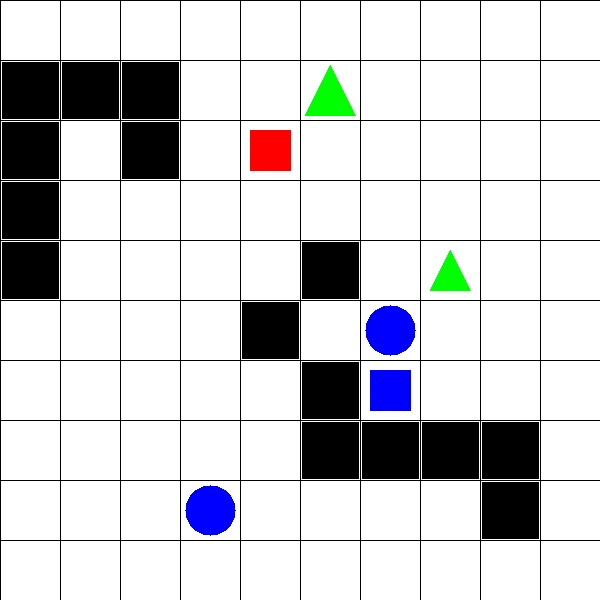
#> input picture Obstacles detection & Path planning/img_1.png, 600 x 600 px
$ python test.py
#> lines starting #> are read from the running program, lines starting #| are printed output that depends on the picture
### Obstacles detection & Path planning/obstacles_detection.py
import cv2
import numpy as np
import time
from joblib.numpy_pickle_utils import xrange
from skimage.metrics import structural_similarity as ssim
import astarsearch
import traversal


def main(image_filename):
#> called with image_filename = 'img_1.png'
    occupied_grids = []  # List to store coordinates of occupied grid
    planned_path = {}  # Dictionary to store information regarding path planning

    # load the image and define the window width and height
    image = cv2.imread(image_filename)
#> image is the input picture: shape (600, 600, 3); mean B, G, R 209.1, 206.8, 206.5
    (winW, winH) = (60, 60)  # Size of individual cropped images

    obstacles = []  # List to store obstacles (black tiles)
    index = [1, 1]
    blank_image = np.zeros((60, 60, 3), np.uint8)
    list_images = [[blank_image for i in xrange(10)] for i in xrange(10)]  # array of list of images
    maze = [[0 for i in xrange(10)] for i in xrange(10)]  # matrix to represent the grids of individual cropped images

    for (x, y, window) in traversal.sliding_window(image, stepSize=60, windowSize=(winW, winH)):
        # if the window does not meet our desired window size, ignore it
        if window.shape[0] != winH or window.shape[1] != winW:
            continue

        # print index
        clone = image.copy()
        cv2.rectangle(clone, (x, y), (x + winW, y + winH), (0, 255, 0), 2)
        crop_img = image[x:x + winW, y:y + winH]  # crop the image
        list_images[index[0] - 1][index[1] - 1] = crop_img.copy()  # Add it to the array of images

        average_color_per_row = np.average(crop_img, axis=0)
        average_color = np.average(average_color_per_row, axis=0)
        average_color = np.uint8(average_color)  # Average color of the grids
        # print (average_color)

        if any(i <= 240 for i in average_color):  # Check if grids are colored
            maze[index[1] - 1][index[0] - 1] = 1  # ie not majorly white
            occupied_grids.append(tuple(index))  # These grids are termed as occupied_grids
        # print ("occupied")
        # and set the corresponding integer in the maze as 1

        if any(i <= 20 for i in average_color):  # Check if grids are black in color
            # print ("black obstacles")
            obstacles.append(tuple(index))  # add to obstacles list

        cv2.imshow("Window", clone)
        cv2.waitKey(1)
        time.sleep(0.025)

        # Iterate
        index[1] = index[1] + 1
        if index[1] > 10:
            index[0] = index[0] + 1
            index[1] = 1
#> this loop made 100 passes
#> (x, y, average_color) on passes 1 to 12: (0, 0, [246, 246, 246]), (60, 0, [16, 16, 16]), (120, 0, [16, 16, 16]), (180, 0, [16, 16, 16]), (240, 0, [16, 16, 16]), (300, 0, [246, 246, 246]), (360, 0, [246, 246, 246]), (420, 0, [246, 246, 246]), (480, 0, [246, 246, 246]), (540, 0, [246, 246, 246]), (0, 60, [246, 246, 246]), (60, 60, [16, 16, 16])
#> pass 1, in main, `crop_img = image[x:x + winW, y:y + winH]`:
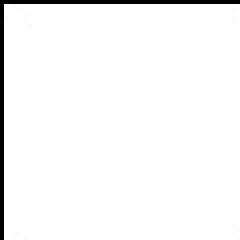
#> crop_img: shape (60, 60, 3) (shown 4 times larger); min 0, max 255, mean 246.5
#> pass 1, in main, `cv2.imshow("Window", clone)`:
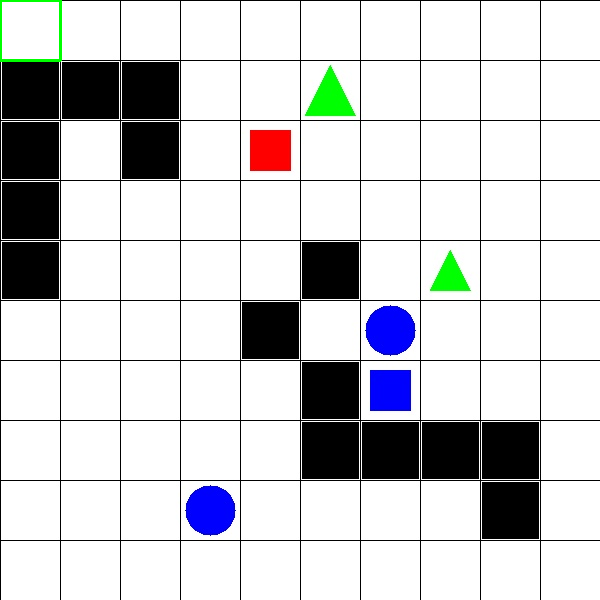
#> window 'Window': shape (600, 600, 3); mean B, G, R 208.9, 207, 206.2
#> pass 2, in main, `cv2.imshow("Window", clone)`:
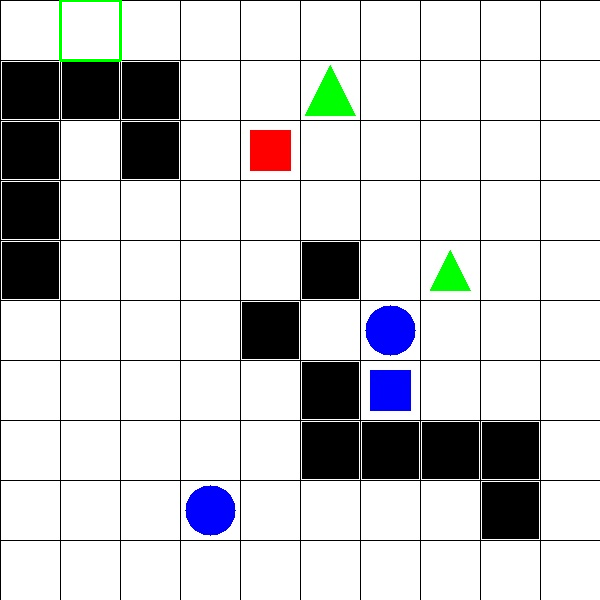
#> window 'Window': shape (600, 600, 3); mean B, G, R 208.9, 207, 206.2
#> after the loop, index = [11, 1]; list_images = 10 items; maze = 10 items, first 6: [0, 0, 0, 0, 0, 0, 0, 0, 0, 0], [1, 1, 1, 0, 0, 1, 0, 0, 0, 0], [1, 0, 1, 0, 1, 0, 0, 0, 0, 0], [1, 0, 0, 0, 0, 0, 0, 0, 0, 0], [1, 0, 0, 0, 0, 1, 0, 1, 0, 0], [0, 0, 0, 0, 1, 0, 1, 0, 0, 0]; obstacles = [(1, 2), (1, 3), (1, 4), (1, 5), (2, 2), (3, 2), (3, 3), (5, 6), (6, 5), (6, 7), (6, 8), (7, 8), (8, 8), (9, 8), (9, 9)]; occupied_grids = [(1, 2), (1, 3), (1, 4), (1, 5), (2, 2), (3, 2), (3, 3), (4, 9), (5, 3), (5, 6), (6, 2), (6, 5), (6, 7), (6, 8), (7, 6), (7, 7), (7, 8), (8, 5), (8, 8), (9, 8), (9, 9)]

    """
    print "Occupied Grids : "
    print occupied_grids
    """

    """
    #Printing other info
    print "Total no of Occupied Grids : "
    print len(occupied_grids)
    print "Obstacles : "
    print obstacles

    print "Map list: "
    print maze

    print "Map : "
    for x in xrange(10):
        for y in xrange(10):
            if(maze[x][y] == -1):
                print str(maze[x][y]),
            else:
                print " " + str(maze[x][y]),
        print ""
    """

    # First part done

    list_colored_grids = [n for n in occupied_grids if n not in obstacles]  # Grids with objects (not black obstacles)
#> list_colored_grids = [(4, 9), (5, 3), (6, 2), (7, 6), (7, 7), (8, 5)]
    """
    print "Colored Occupied Grids : "
    print list_colored_grids
    print "Total no of Colored Occupied Grids : " + str(len(list_colored_grids))
    """

    # Compare each image in the list of objects with every other image in the same list
    # Most similar images return a ssim score of > 0.9
    # Find the min path from the start image to this similar image u=by calling astar function

    for startimage in list_colored_grids:
        key_startimage = startimage
        img1 = list_images[startimage[0] - 1][startimage[1] - 1]
        for grid in [n for n in list_colored_grids if n != startimage]:
            img = list_images[grid[0] - 1][grid[1] - 1]
            image = cv2.cvtColor(img1, cv2.COLOR_BGR2GRAY)
            image2 = cv2.cvtColor(img, cv2.COLOR_BGR2GRAY)
            s = ssim(image, image2)
            if s > 0.9:
                result = astarsearch.astar(maze, (startimage[0] - 1, startimage[1] - 1), (grid[0] - 1, grid[1] - 1))

                list2 = []
                for t in result:
                    x, y = t[0], t[1]
                    list2.append(tuple((x + 1, y + 1)))  # Contains min path + startimage + endimage
                    result = list(list2[1:-1])  # Result contains the minimum path required

                if not result:  # If no path is found;
                    planned_path[startimage] = list(["NO PATH", [], 0])
                planned_path[startimage] = list([str(grid), result, len(result) + 1])
#> this loop made 6 passes
#> key_startimage on passes 1, 4: (4, 9), (7, 6)
#> pass 2, in main, `img1 = list_images[startimage[0] - 1][startimage[1] - 1]`:
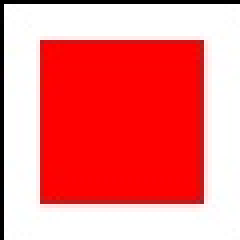
#> img1: shape (60, 60, 3) (shown 4 times larger); mean of channels 0, 1, 2 127.4, 127.5, 242.8; drawn as B, G, R
#> after the loop:
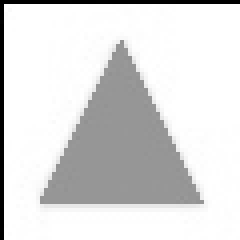
#> image: shape (60, 60) (shown 4 times larger); min 0, max 255, mean 220.1
#> after the loop:
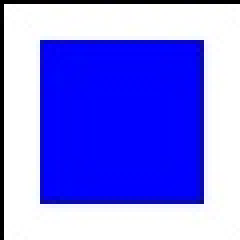
#> img: shape (60, 60, 3) (shown 4 times larger); mean of channels 0, 1, 2 241.7, 127.6, 127.4; drawn as B, G, R
#> after the loop:
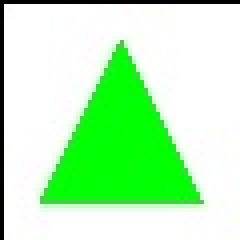
#> img1: shape (60, 60, 3) (shown 4 times larger); mean of channels 0, 1, 2 185.4, 244.6, 185.3; drawn as B, G, R
#> after the loop, planned_path = 2 items

    # print "Dictionary Keys pf planned_path:"
    # print planned_path.keys()

    for obj in list_colored_grids:
        if obj not in planned_path:  # If no matched object is found;
            planned_path[obj] = list(["NO MATCH", [], 0])
#> this loop made 6 passes
#> after the loop, planned_path = 6 items

    # print("Planned path :")
    # print(planned_path)

# Second part done

    return occupied_grids, planned_path


# [8 lines that do not run on import are left out]

### Obstacles detection & Path planning/astarsearch.py
# A* Search algorithm implementation to find the minimum path between 2 points
def astar(m, startp, endp):
    w, h = 10, 10  # 10x10(blocks) is the dimension of the input images
    sx, sy = startp  # Start Point
    ex, ey = endp  # End Point
    # [parent node, x, y, g, f]
    node = [None, sx, sy, 0, abs(ex - sx) + abs(ey - sy)]
    closeList = [node]
    createdList = {}
    createdList[sy * w + sx] = node
    k = 0

    while (closeList):
        node = closeList.pop(0)
        x = node[1]
        y = node[2]
        l = node[3] + 1
        k += 1
        # find neighbours
        if k != 0:
            neighbours = ((x, y + 1), (x, y - 1), (x + 1, y), (x - 1, y))
        else:
            neighbours = ((x + 1, y), (x - 1, y), (x, y + 1), (x, y - 1))
        for nx, ny in neighbours:
            if nx == ex and ny == ey:
                path = [(ex, ey)]
                while node:
                    path.append((node[1], node[2]))
                    node = node[0]
                return list(reversed(path))
            if 0 <= nx < w and 0 <= ny < h and m[ny][nx] == 0:
                if ny * w + nx not in createdList:
                    nn = (node, nx, ny, l, l + abs(nx - ex) + abs(ny - ey))
                    createdList[ny * w + nx] = nn
                    # adding to closest ,using binary heap
                    nni = len(closeList)
                    closeList.append(nn)
                    while nni:
                        i = (nni - 1) >> 1
                        if closeList[i][4] > nn[4]:
                            closeList[i], closeList[nni] = nn, closeList[i]
                            nni = i
                        else:
                            break
    return []

### Obstacles detection & Path planning/traversal.py
# -*- coding: utf-8 -*-

# Traversing through the image to perform image processing
from joblib.numpy_pickle_utils import xrange


def sliding_window(image, stepSize, windowSize):
    # slide a window across the image
    for y in xrange(0, image.shape[0], stepSize):
        for x in xrange(0, image.shape[1], stepSize):
            # yield the current window
            yield x, y, image[y:y + windowSize[1], x:x + windowSize[0]]

### Obstacles detection & Path planning/test.py
import obstacles_detection
occupied_grids, planned_path = obstacles_detection.main("img_1.png")
#> planned_path = 6 items
print ("Occupied Grids : ")
print (occupied_grids)
#| [(1, 2), (1, 3), (1, 4), (1, 5), (2, 2), (3, 2), (3, 3), (4, 9), (5, 3), (5, 6), (6, 2), (6, 5), (6, 7), (6, 8), (7, 6), (7, 7), (7, 8), (8, 5), (8, 8), (9, 8), (9, 9)]
print ("Planned Path :")
print (planned_path)
#> (printed output is left out)

$ run again, with Obstacles detection & Path planning/img_2.png copied over Obstacles detection & Path planning/img_1.png
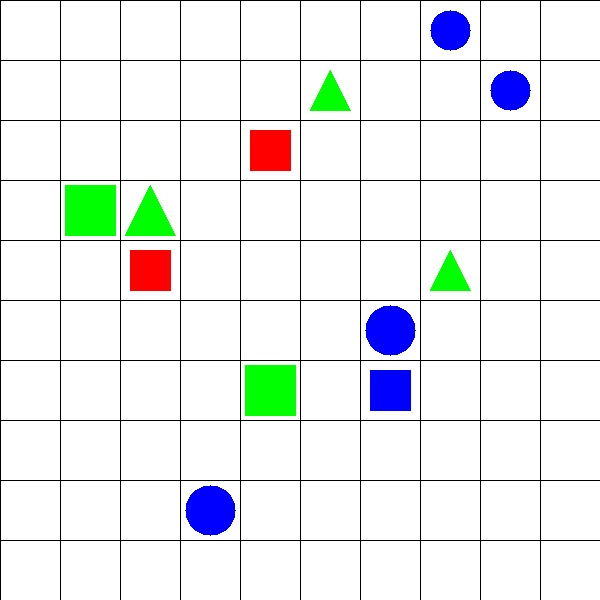
#> input picture Obstacles detection & Path planning/img_2.png, 600 x 600 px
#> in main, image is the input picture: shape (600, 600, 3); mean B, G, R 238.1, 238.3, 234.9
#> the loop in main, `for (x, y, window) in traversal.sliding_window(image, stepSize=60, win..` made 100 passes
#> (x, y, average_color) on passes 1 to 8: (0, 0, [246, 246, 246]), (60, 0, [246, 246, 246]), (120, 0, [246, 246, 246]), (180, 0, [246, 246, 246]), (240, 0, [246, 246, 246]), (300, 0, [246, 246, 246]), (360, 0, [246, 246, 246]), (420, 0, [246, 246, 246])
#> pass 1, in main, `cv2.imshow("Window", clone)`:
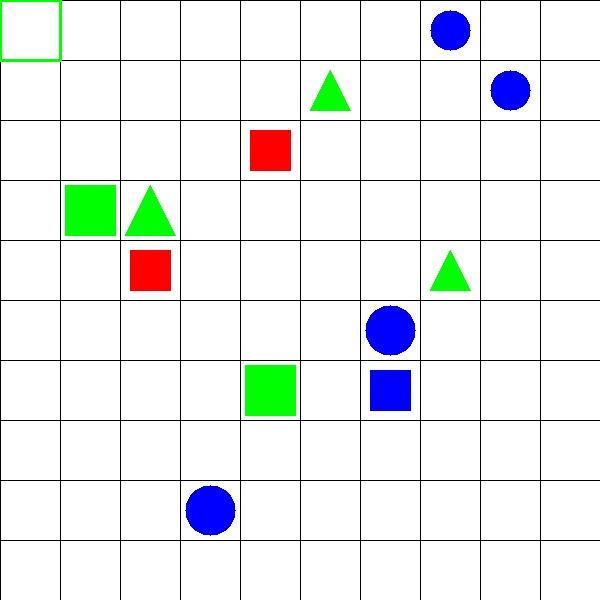
#> window 'Window': shape (600, 600, 3); mean B, G, R 237.9, 238.5, 234.6
#> after the loop in main, `for (x, y, window) in traversal.sliding_window(image, stepSize=60, win..`: index = [11, 1]; list_images = 10 items; maze = 10 items, first 6: [0, 0, 0, 0, 0, 0, 0, 1, 0, 0], [0, 0, 0, 0, 0, 1, 0, 0, 1, 0], [0, 0, 0, 0, 1, 0, 0, 0, 0, 0], [0, 1, 1, 0, 0, 0, 0, 0, 0, 0], [0, 0, 1, 0, 0, 0, 0, 1, 0, 0], [0, 0, 0, 0, 0, 0, 1, 0, 0, 0]; obstacles = []; occupied_grids = [(2, 4), (3, 4), (3, 5), (4, 9), (5, 3), (5, 7), (6, 2), (7, 6), (7, 7), (8, 1), (8, 5), (9, 2)]
#> list_colored_grids has the same summary as occupied_grids
#> the loop in main, `for startimage in list_colored_grids:` made 12 passes
#> key_startimage on passes 1, 3, 4, 5, 6, 7, 8, 11: (2, 4), (3, 5), (4, 9), (5, 3), (5, 7), (6, 2), (7, 6), (8, 5)
#> after the loop in main, `for startimage in list_colored_grids:`:
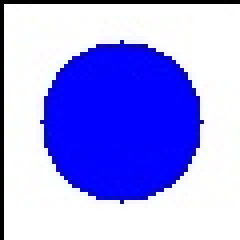
#> img1: shape (60, 60, 3) (shown 4 times larger); mean of channels 0, 1, 2 242.4, 157.5, 157.4; drawn as B, G, R
#> after the loop in main, `for startimage in list_colored_grids:`: planned_path = 10 items
#> the loop in main, `for obj in list_colored_grids:` made 12 passes
#> after the loop in main, `for obj in list_colored_grids:`: planned_path = 12 items
#| [(2, 4), (3, 4), (3, 5), (4, 9), (5, 3), (5, 7), (6, 2), (7, 6), (7, 7), (8, 1), (8, 5), (9, 2)]
#> (printed output is left out)

$ run again, with Obstacles detection & Path planning/img_3.png copied over Obstacles detection & Path planning/img_1.png
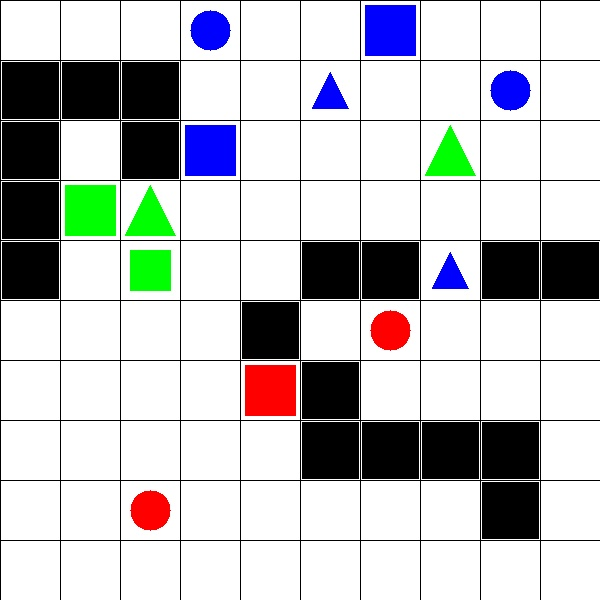
#> input picture Obstacles detection & Path planning/img_3.png, 600 x 600 px
#> in main, image is the input picture: shape (600, 600, 3); mean B, G, R 196.3, 195, 193.6
#> the loop in main, `for (x, y, window) in traversal.sliding_window(image, stepSize=60, win..` made 100 passes
#> (x, y, average_color) on passes 1 to 8: (0, 0, [246, 246, 246]), (60, 0, [16, 16, 16]), (120, 0, [16, 16, 16]), (180, 0, [16, 16, 16]), (240, 0, [16, 16, 16]), (300, 0, [246, 246, 246]), (360, 0, [246, 246, 246]), (420, 0, [246, 246, 246])
#> pass 1, in main, `cv2.imshow("Window", clone)`:
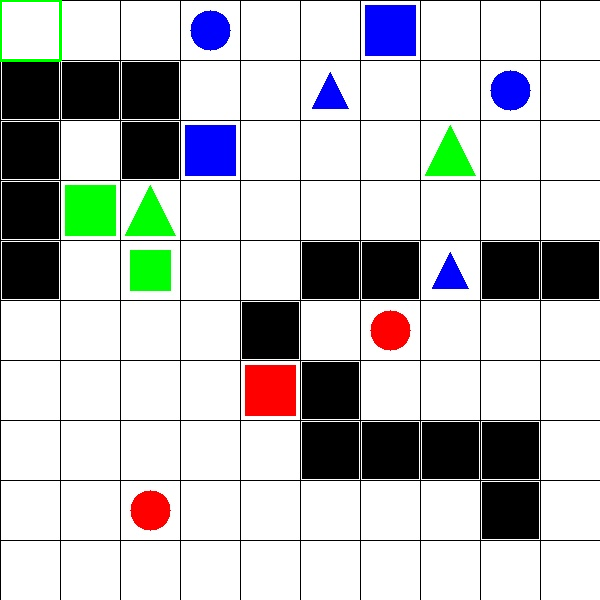
#> window 'Window': shape (600, 600, 3); mean B, G, R 196.1, 195.2, 193.4
#> after the loop in main, `for (x, y, window) in traversal.sliding_window(image, stepSize=60, win..`: index = [11, 1]; list_images = 10 items; maze = 10 items, first 6: [0, 0, 0, 1, 0, 0, 1, 0, 0, 0], [1, 1, 1, 0, 0, 1, 0, 0, 1, 0], [1, 0, 1, 1, 0, 0, 0, 1, 0, 0], [1, 1, 1, 0, 0, 0, 0, 0, 0, 0], [1, 0, 1, 0, 0, 1, 1, 1, 1, 1], [0, 0, 0, 0, 1, 0, 1, 0, 0, 0]; obstacles = [(1, 2), (1, 3), (1, 4), (1, 5), (2, 2), (3, 2), (3, 3), (5, 6), (6, 5), (6, 7), (6, 8), (7, 5), (7, 8), (8, 8), (9, 5), (9, 8), (9, 9), (10, 5)]; occupied_grids = 31 pairs, first value 1 to 10, second value 1 to 9
#> list_colored_grids = [(2, 4), (3, 4), (3, 5), (3, 9), (4, 1), (4, 3), (5, 7), (6, 2), (7, 1), (7, 6), (8, 3), (8, 5), (9, 2)]
#> the loop in main, `for startimage in list_colored_grids:` made 13 passes
#> key_startimage on passes 2, 4, 5, 6, 8, 9, 10, 11: (3, 4), (3, 9), (4, 1), (4, 3), (6, 2), (7, 1), (7, 6), (8, 3)
#> after the loop in main, `for startimage in list_colored_grids:`:
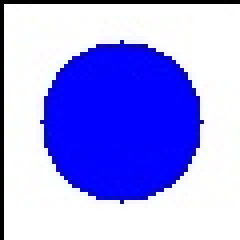
#> img1: shape (60, 60, 3) (shown 4 times larger); mean of channels 0, 1, 2 242.4, 157.5, 157.4; drawn as B, G, R
#> after the loop in main, `for startimage in list_colored_grids:`: planned_path = 10 items
#> the loop in main, `for obj in list_colored_grids:` made 13 passes
#> after the loop in main, `for obj in list_colored_grids:`: planned_path = 13 items
#> `occupied_grids, planned_path = obstacles_detection.main("img_1.png")`: occupied_grids = 31 pairs, first value 1 to 10, second value 1 to 9; planned_path = 13 items
#> (printed output is left out)
#> (printed output is left out)

$ run again, with Obstacles detection & Path planning/img.png copied over Obstacles detection & Path planning/img_1.png
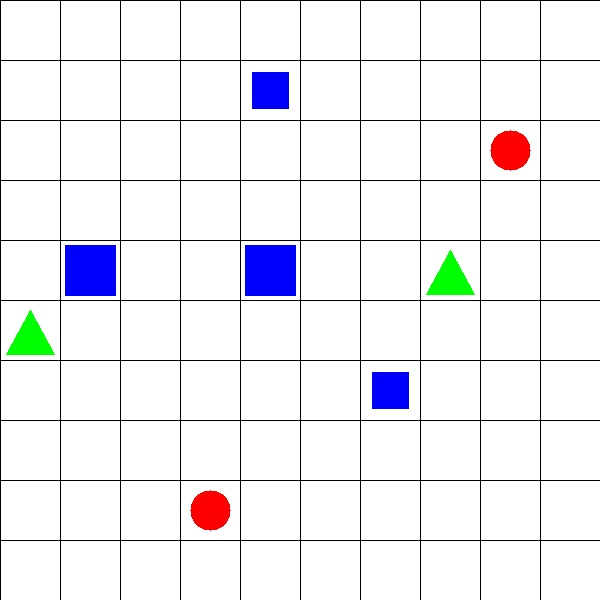
#> input picture Obstacles detection & Path planning/img.png, 600 x 600 px
#> in main, image is the input picture: shape (600, 600, 3); mean B, G, R 243, 239.1, 239.3
#> the loop in main, `for (x, y, window) in traversal.sliding_window(image, stepSize=60, win..` made 100 passes
#> (x, y, average_color) on passes 1 to 8: (0, 0, [246, 246, 246]), (60, 0, [246, 246, 246]), (120, 0, [246, 246, 246]), (180, 0, [246, 246, 246]), (240, 0, [246, 246, 246]), (300, 0, [166, 244, 166]), (360, 0, [246, 246, 246]), (420, 0, [246, 246, 246])
#> after the loop in main, `for (x, y, window) in traversal.sliding_window(image, stepSize=60, win..`: index = [11, 1]; list_images = 10 items; maze = 10 items, first 6: [0, 0, 0, 0, 0, 0, 0, 0, 0, 0], [0, 0, 0, 0, 1, 0, 0, 0, 0, 0], [0, 0, 0, 0, 0, 0, 0, 0, 1, 0], [0, 0, 0, 0, 0, 0, 0, 0, 0, 0], [0, 1, 0, 0, 1, 0, 0, 1, 0, 0], [1, 0, 0, 0, 0, 0, 0, 0, 0, 0]; obstacles = []; occupied_grids = [(1, 6), (2, 5), (4, 9), (5, 2), (5, 5), (7, 7), (8, 5), (9, 3)]
#> list_colored_grids has the same summary as occupied_grids
#> the loop in main, `for startimage in list_colored_grids:` made 8 passes
#> key_startimage on passes 1 to 8: (1, 6), (2, 5), (4, 9), (5, 2), (5, 5), (7, 7), (8, 5), (9, 3)
#> after the loop in main, `for startimage in list_colored_grids:`:
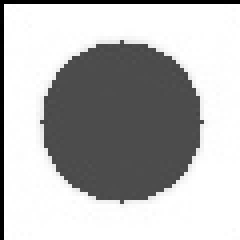
#> image: shape (60, 60) (shown 4 times larger); min 0, max 255, mean 183.1
#> after the loop in main, `for startimage in list_colored_grids:`: planned_path = 8 items
#> the loop in main, `for obj in list_colored_grids:` made 8 passes
#| [(1, 6), (2, 5), (4, 9), (5, 2), (5, 5), (7, 7), (8, 5), (9, 3)]
#> (printed output is left out)
